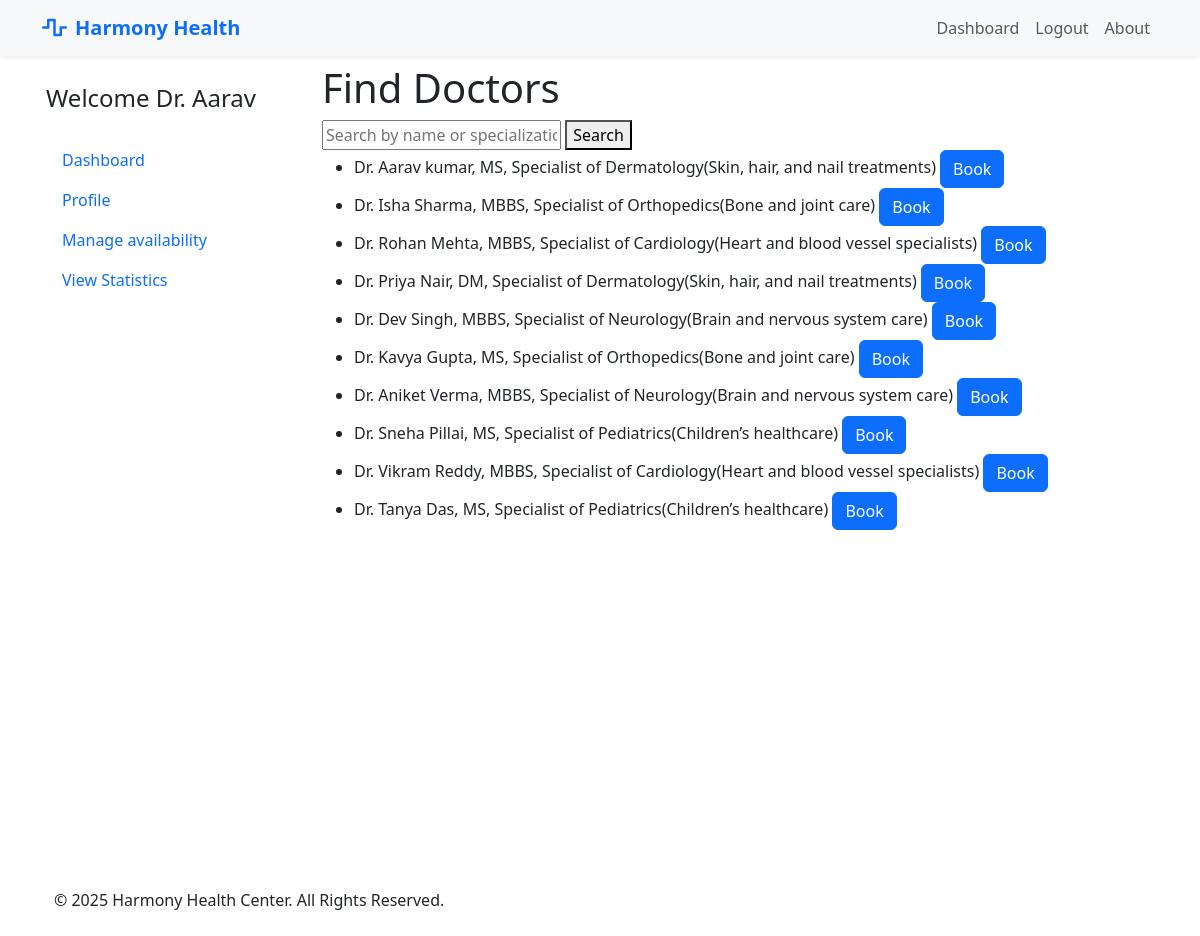
Screenshot of /patient/find_doctors (signed in) with the database file from the repository.
### models.py (models this page shows, shortened)
class User(UserMixin, db.Model):
    __tablename__ = 'users'
    id = db.Column(db.Integer, primary_key=True)
    email = db.Column(db.String(150), unique=True, nullable=False)
    password = db.Column(db.String(200), nullable=False)
    first_name = db.Column(db.String(100), nullable=False)
    last_name = db.Column(db.String(100), nullable=False)
    created_at = db.Column(db.DateTime, default=datetime.utcnow)
    role = db.Column(db.String(20), nullable=False)
    contact_number = db.Column(db.String(100), nullable=True)
    gender = db.Column(db.String(10), nullable=True)
    dob = db.Column(db.Date, nullable=True)
    address = db.Column(db.String(255), nullable=True)
    patient_appointments = db.relationship('Appointment', foreign_keys='Appointment.patient_id', back_populates='patient', lazy=True)
    qualification = db.Column(db.String(200))
    specialization_id = db.Column(db.Integer, db.ForeignKey('departments.id'), nullable=True)
    specialization = db.relationship('Department', back_populates='doctors')
    doctor_appointments = db.relationship('Appointment', foreign_keys='Appointment.doctor_id', back_populates='doctor', lazy=True)

class Department(db.Model):
    __tablename__='departments'
    id = db.Column(db.Integer, primary_key=True)
    name = db.Column(db.String(100), unique=True, nullable=False)
    description = db.Column(db.Text, nullable=True)
    doctors = db.relationship('User', back_populates='specialization', lazy=True)

### routes/patient.py (the view)
@patient.route('/find_doctors')
@login_required
def find_doctors():
    query = request.args.get('search', '').strip()
    if query:
        filtered_doctors = User.query.join(Department, User.specialization_id == Department.id).filter(
            User.role == 'doctor',
            (
                func.concat(User.first_name, ' ', User.last_name).ilike(f"%{query}%") |
                User.qualification.ilike(f"%{query}%") |
                Department.description.ilike(f"%{query}%") |
                Department.name.ilike(f"%{query}%")
            )
        ).all()
        print(filtered_doctors)
    else:
        filtered_doctors = User.query.filter_by(role='doctor').all()
    return render_template('patient/find_doctors.html', doctors=filtered_doctors, query=query)

### app.py (called while the page is built)
def create_app():
    app = Flask(__name__)
    app.secret_key = 'app_secret_key'
    app.config['SQLALCHEMY_DATABASE_URI'] = 'sqlite:///hospital.db'
    db.init_app(app)
    bcrypt.init_app(app)
    login_manager.init_app(app)
    login_manager.login_view = 'auth.login'
    @login_manager.user_loader
    def load_user(user_id):
        return User.query.get(int(user_id))
    app.register_blueprint(auth, url_prefix='/auth')
    app.register_blueprint(admin, url_prefix='/admin')
    app.register_blueprint(doctor, url_prefix='/doctor')
    app.register_blueprint(patient, url_prefix='/patient')
    app.register_blueprint(api_bp, url_prefix='/api')
    with app.app_context():
        db.create_all()
        print('Database Created Successfully !!')
    return app

### templates/patient/find_doctors.html
{% extends "base.html" %}
{% block main %}
<h1>Find Doctors</h1>
<form method="GET">
  <input type="text" name="search" placeholder="Search by name or specialization" value="{{ query }}">
  <button type="submit">Search</button>
</form>
<ul>
  {% for doctor in doctors %}
    <li>Dr. {{ doctor.first_name }} {{ doctor.last_name }}, {{ doctor.qualification }}, Specialist of {{doctor.specialization.name}}({{doctor.specialization.description}})
      <a class="btn btn-primary" href="{{ url_for('patient.book_appointment', doctor_id=doctor.id) }}">Book</a>
    </li>
  {% else %}
    <li>No doctors found.</li>
  {% endfor %}
</ul>
{% endblock %}

### templates/base.html (shortened to what this page needs)
<!DOCTYPE html>
<html lang="en">
<head>
    <link href="https://cdn.jsdelivr.net/npm/bootstrap@5.3.3/dist/css/bootstrap.min.css" rel="stylesheet"
        xintegrity="sha384-QWTKZyjpPEjISv5WaRU9OFeRpok6YctnYmDr5pNlyT2bRjXh0JMhjY6hW+ALEwIH">
    <link rel="stylesheet" href="https://cdnjs.cloudflare.com/ajax/libs/font-awesome/6.5.1/css/all.min.css">
</head>
<body class="container-sm">
    <header>
        <nav class="navbar navbar-expand-lg bg-light fixed-top shadow-sm" id="mainNavbar">
            <div class="container">
                <a class="navbar-brand text-primary fw-bold" href="{{url_for('landing_page')}}">
                    <i class="fas fa-wave-square me-2"></i>Harmony Health
                </a>
                <div class="collapse navbar-collapse" id="navbarNav">
                    <ul class="navbar-nav ms-auto">
                        {% if current_user.is_authenticated %}
                        <li class="nav-item"><a href="{{url_for( current_user.role +'.dashboard')}}" class="nav-link "
                                aria-current="page">Dashboard</a></li>
                        {% else %}
                        <li class="nav-item"><a href="{{url_for( 'landing_page')}}" class="nav-link "
                                aria-current="page">Home</a></li>
                        {% endif %}
                        {% if not current_user.is_authenticated %}
                        <li class="nav-item"><a href="{{ url_for('auth.register') }}" class="nav-link">Register</a></li>
                        <li class="nav-item"><a href="{{ url_for('auth.login') }}" class="nav-link">Login</a></li>
                        {% else %}
                        <li class="nav-item"><a href="{{ url_for('auth.logout') }}" class="nav-link">Logout</a></li>
                        {% endif %}
                        <li class="nav-item"><a href="#" class="nav-link">About</a></li>
                    </ul>
                </div>
            </div>
        </nav>
    </header>
    <div class="row md-2 mt-5 pt-3">
        <div class="d-flex flex-column flex-shrink-0 p-3  min-vh-100" style="width: 280px;">
            {% if current_user.is_authenticated %}
            {% if current_user.role =='doctor' %}
            <span class="fs-4 ">Welcome Dr. {{ current_user.first_name }}</span>
            <br>
            <ul class="nav nav-pills flex-column mb-auto">
                <li> <a href="{{url_for('doctor.dashboard')}}" class="nav-link ">
                        Dashboard
                    </a> </li>
                <li> <a href="{{url_for('doctor.profile')}}" class="nav-link ">
                        Profile
                    </a> </li>
                <li class="nav-item"> <a href="{{ url_for('doctor.availability') }}" class="nav-link "
                        aria-current="page">
                        Manage availability
                    </a> </li>
                <li> <a href="{{url_for('doctor.stats')}}" class="nav-link ">
                        View Statistics
                    </a> </li>
            </ul>
            {% endif %}
            {% endif %}
        </div>
        <div class="col">
            {% block main %}
            {% endblock %}
        </div>
    </div>
    <footer class="py-4 ">
        <div class="container">
            <div class="row align-items-center">
                <div class="col-md-6 text-center text-md-start mb-2 mb-md-0">
                    <p class="mb-0">&copy; 2025 Harmony Health Center. All Rights Reserved.</p>
                </div>
                <div class="col-md-6 text-center text-md-end">
                    <a href="#" class="text-white text-decoration-none ms-3"><i class="fab fa-facebook-f"></i></a>
                    <a href="#" class="text-white text-decoration-none ms-3"><i class="fab fa-twitter"></i></a>
                    <a href="#" class="text-white text-decoration-none ms-3"><i class="fab fa-linkedin-in"></i></a>
                </div>
            </div>
        </div>
    </footer>
</body>
</html>

### rows the page displays
User: first_name "Aarav", last_name "kumar", qualification "MS", specialization.name "Dermatology", specialization.description "Skin, hair, and nail treatments"
User: first_name "Isha", last_name "Sharma", qualification "MBBS", specialization.name "Orthopedics", specialization.description "Bone and joint care"
User: first_name "Rohan", last_name "Mehta", qualification "MBBS", specialization.name "Cardiology", specialization.description "Heart and blood vessel specialists"
User: first_name "Priya", last_name "Nair", qualification "DM", specialization.name "Dermatology", specialization.description "Skin, hair, and nail treatments"
User: first_name "Dev", last_name "Singh", qualification "MBBS", specialization.name "Neurology", specialization.description "Brain and nervous system care"
User: first_name "Kavya", last_name "Gupta", qualification "MS", specialization.name "Orthopedics", specialization.description "Bone and joint care"
User: first_name "Aniket", last_name "Verma", qualification "MBBS", specialization.name "Neurology", specialization.description "Brain and nervous system care"
User: first_name "Sneha", last_name "Pillai", qualification "MS", specialization.name "Pediatrics", specialization.description "Children’s healthcare"
User: first_name "Vikram", last_name "Reddy", qualification "MBBS", specialization.name "Cardiology", specialization.description "Heart and blood vessel specialists"
User: first_name "Tanya", last_name "Das", qualification "MS", specialization.name "Pediatrics", specialization.description "Children’s healthcare"
